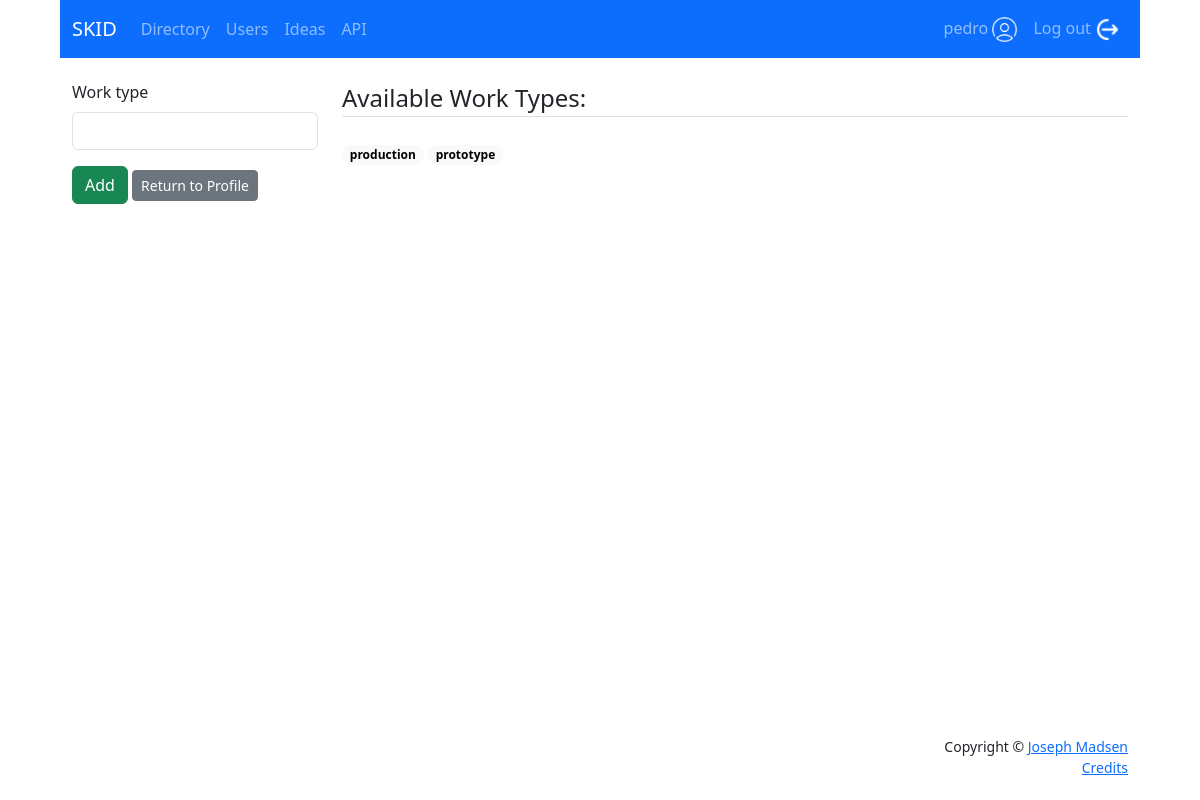
/users/add-work-type/ (signed in), run on an earlier commit of the app's database.
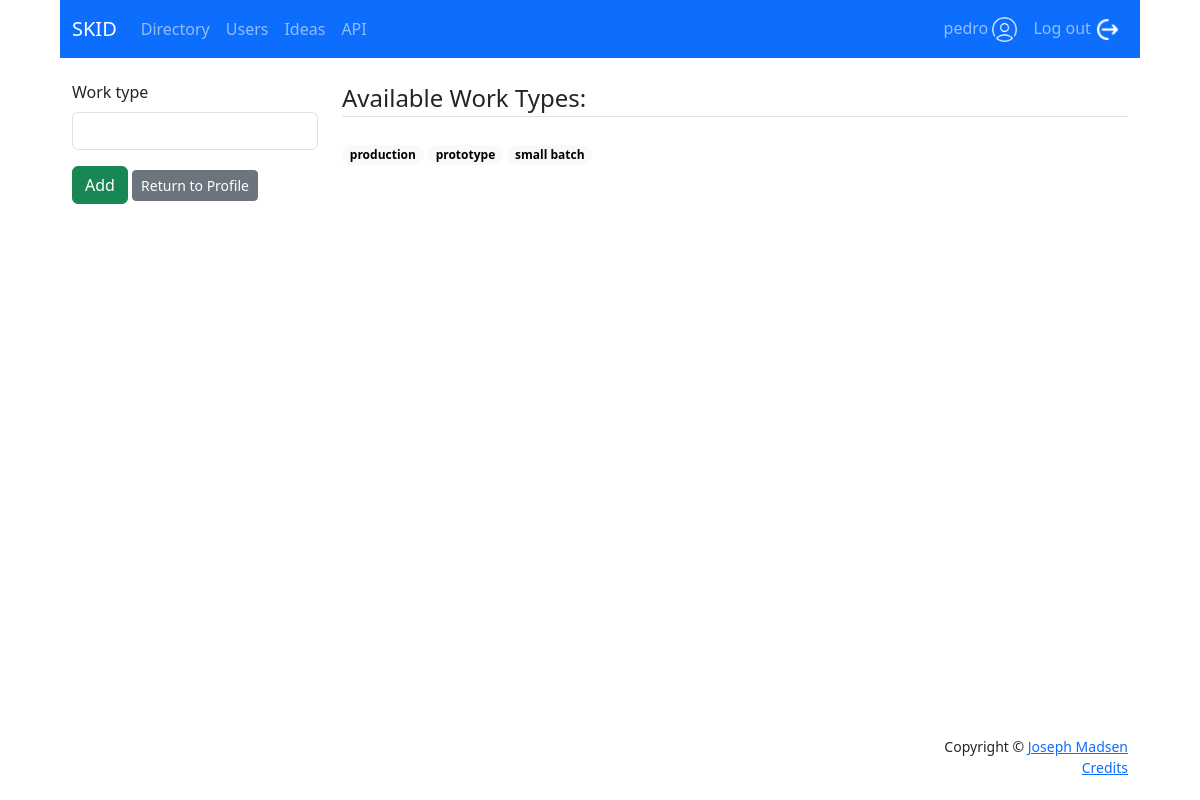
And on a later commit of the database.
### users/models.py (models this page shows, shortened)
class WorkType(models.Model):
    work_type = models.CharField(max_length=100, unique=True)
    def __str__(self):
        return self.work_type

### users/views.py (the view)
# urls.py: path('add-work-type/', views.add_work_type, name='add_work_type'),
@login_required
def add_work_type(request):
    try:
        work_types = WorkType.objects.all().order_by('work_type')
        form = WorkTypeForm(request.POST)
        if request.method == 'POST':
            if form.is_valid():
                instance = form.save(commit=False)
                if instance.work_type == '':
                    messages.warning(request, 'Work Type cannot be empty.')
                else:
                    instance.save()
                    messages.success(request, 'Work Type added.')
            return redirect('users:add_work_type')
        elif request.method == 'GET':
            context = {
                'work_types': work_types,
                'form': form,
            }
            return render(request, 'users/add_work_type.html', context=context)
        raise Exception("users/views.py add_work_type()")
    except Exception as err:
        print("ERROR: ", str(err))
        context = {'error': str(err)}
        return render(request, 'error_page.html', context, content_type='text/html')

### users/forms.py
class WorkTypeForm(forms.ModelForm):
    work_type = forms.CharField(required=False)
    class Meta:
        model = WorkType
        fields= ['work_type']

### users/templates/users/add_work_type.html (shortened to what this page needs)
{% extends 'base.html' %}
{% block content %}
{% load crispy_forms_tags %}
<div class="container">
    <div class="row justify-content-evenly">
        <div class="col-3">
            <form action="" method="post">
                {{ form | crispy }}
                <input class="btn btn-success" type="submit" value="Add">
                <a class="btn btn-secondary btn-sm" href="{% url 'users:profile' user.id %}">Return to Profile</a>
            </form>
        </div>
        <div class="col-9">
            <legend class="border-bottom mb-4">Available Work Types:</legend>
            {% for type in work_types %}
            <span class="badge rounded-pill text-bg-light">{{ type }}</span>
            {% endfor %}
        </div>
    </div>
</div>
{% endblock content %}

What changed in the data, as far as the page shows it:
added WorkType: work_type "small batch"
